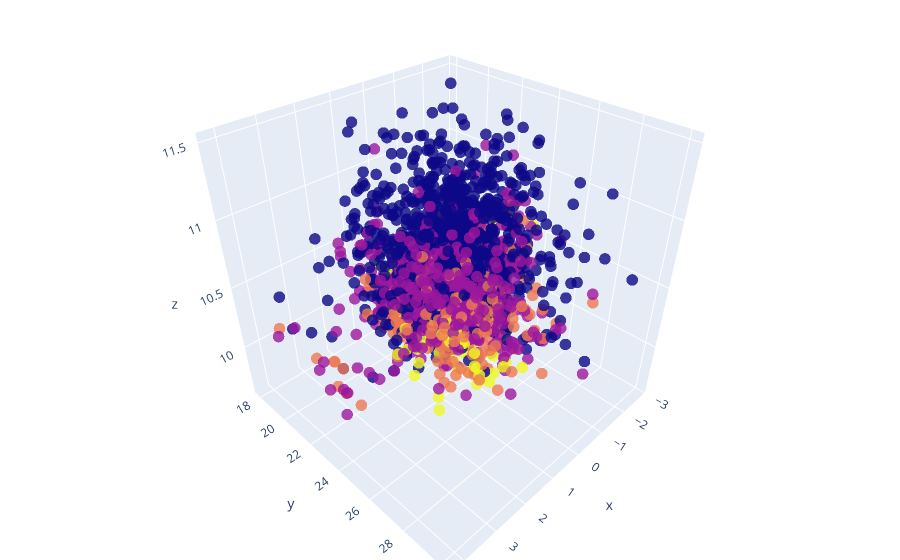

Notebook cell for this chart:
### Markdown cell above
## Plot the correlation between feature and performance

### Code cell
fig = go.Figure(data=[go.Scatter3d(
    x=train_data['Wind'],
    y=train_data['BMI'],
    z=train_data['Label'],
    mode='markers',
    marker=dict(
            size=4,
            color=train_data['Round'],
            colorscale='plasma',
            opacity=0.8
    )
)])
fig.update_layout(margin=dict(l=0, r=0, b=0, t=0))
fig.show()

### Figure 1 — Plotly figure (JSON) as saved in the notebook; plotly's stock layout.template omitted (floating-point values rounded to 4 significant figures; data arrays with more than 128 entries replaced by an {"elided": "..."} marker saying what was removed)
{"data": [{"marker": {"color": {"elided": "2090 int values"}, "colorscale": [[0, "#0d0887"], [0.1111, "#46039f"], [0.2222, "#7201a8"], [0.3333, "#9c179e"], [0.4444, "#bd3786"], [0.5556, "#d8576b"], [0.6667, "#ed7953"], [0.7778, "#fb9f3a"], [0.8889, "#fdca26"], [1, "#f0f921"]], "opacity": 0.8, "size": 4}, "mode": "markers", "type": "scatter3d", "x": {"elided": "2090 float values"}, "y": {"elided": "2090 float values"}, "z": {"elided": "2090 float values"}}], "layout": {"margin": {"b": 0, "l": 0, "r": 0, "t": 0}}}
